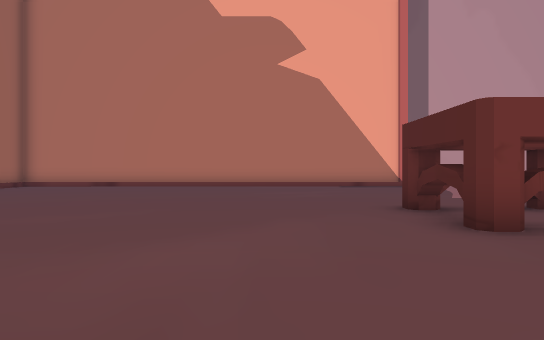
view 1 (above)

24 first-person views from a walk through a scene from a Unity 3-D project. The camera is 1.5 m above the floor, looks level and sees 70° across. The floor is counted in squares, 2 m on a side. Each view is taken from the middle of a square. On the plan, view 1 faces up. The plan holds only what a view shows up to about 12 squares ahead; the rest is blank. The place goes on beyond the plan. Some animated figures are left out.

view 2
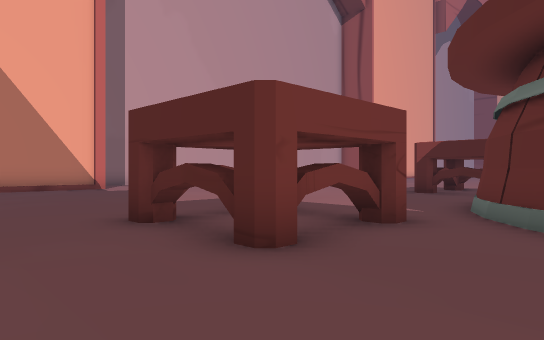

view 3
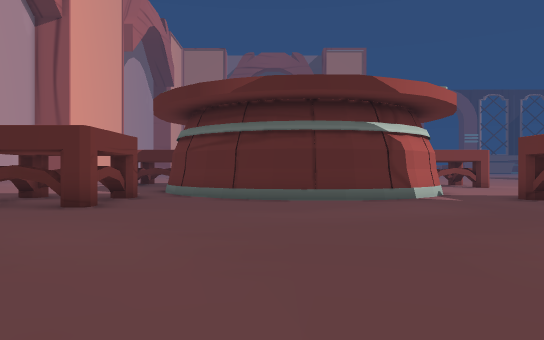

view 4
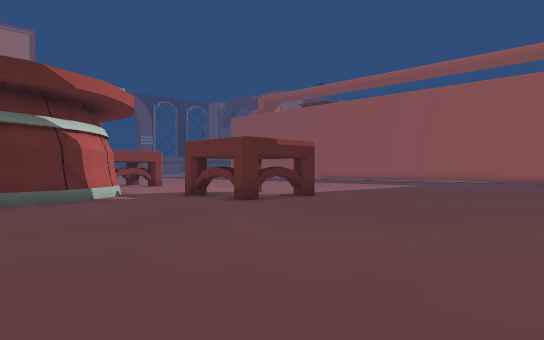

view 5
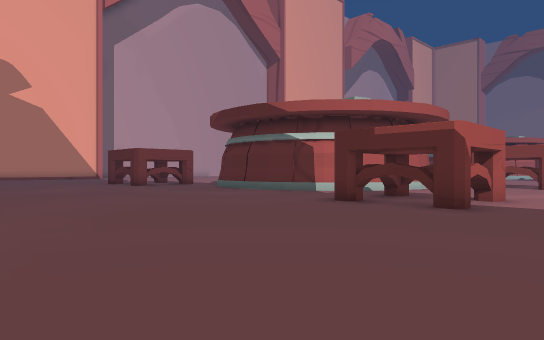

view 6
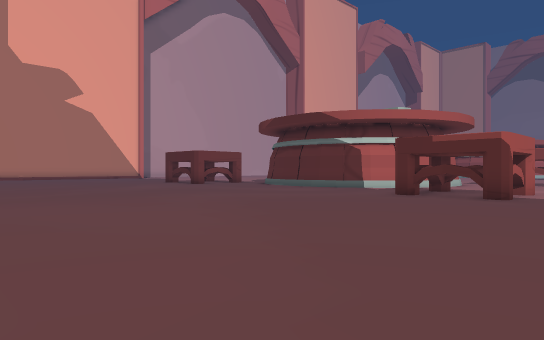

view 7
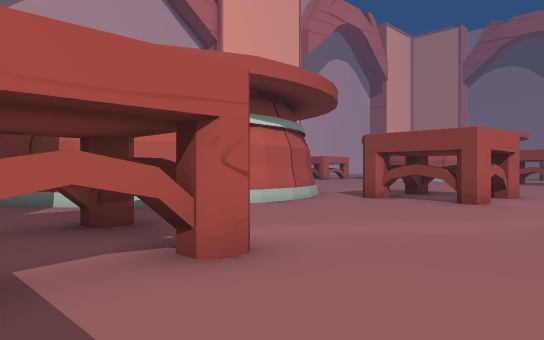

view 8
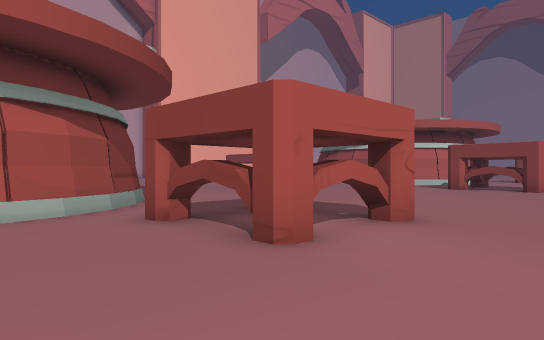

view 9
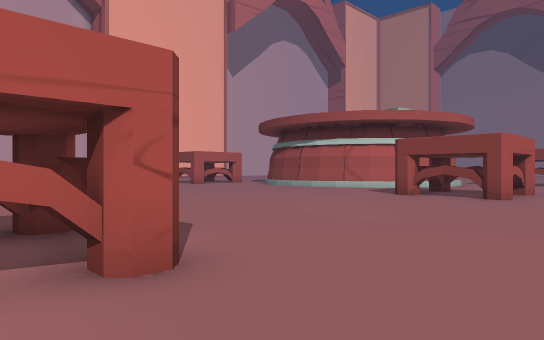

view 10
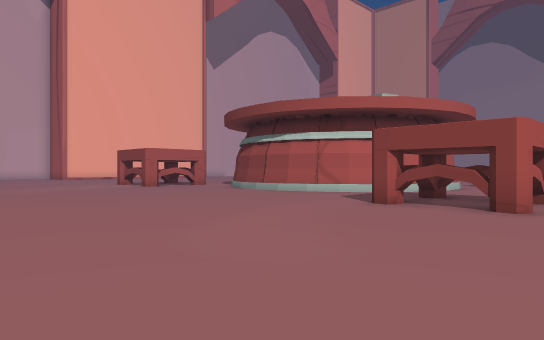

view 11
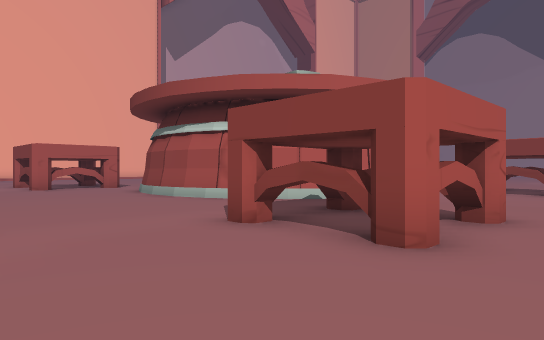

view 12
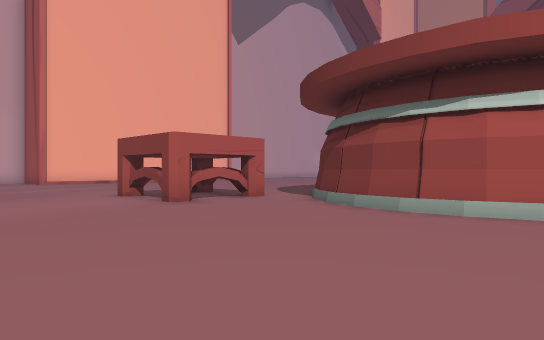

view 13
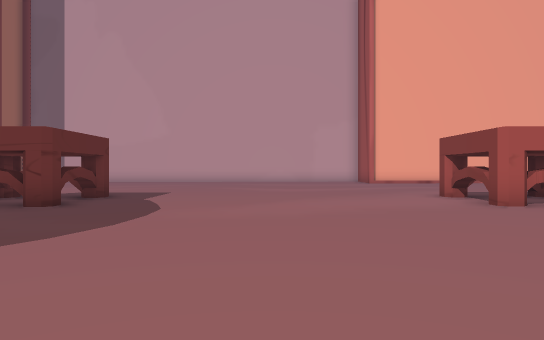

view 14
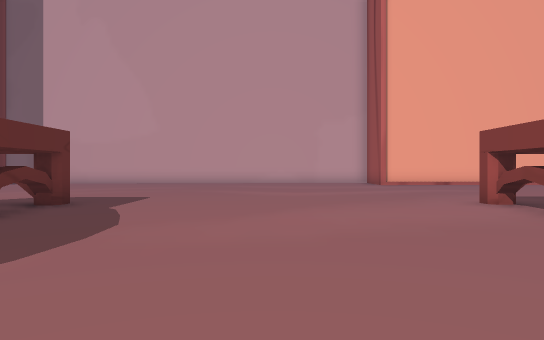

view 15
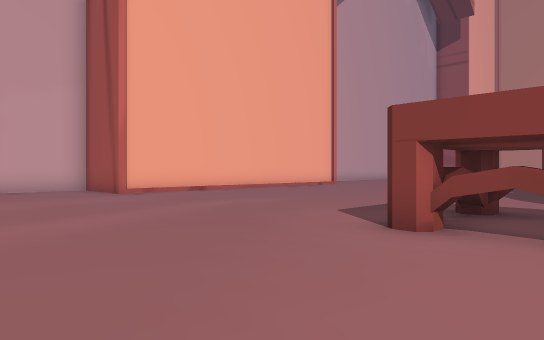

view 16
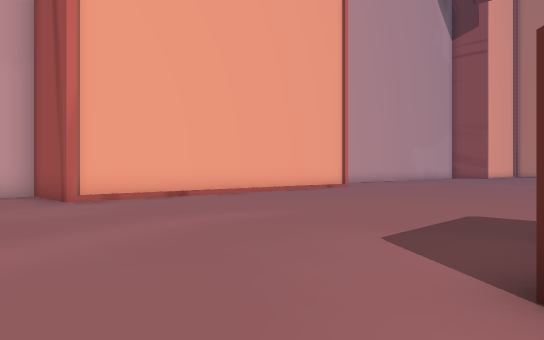

view 17
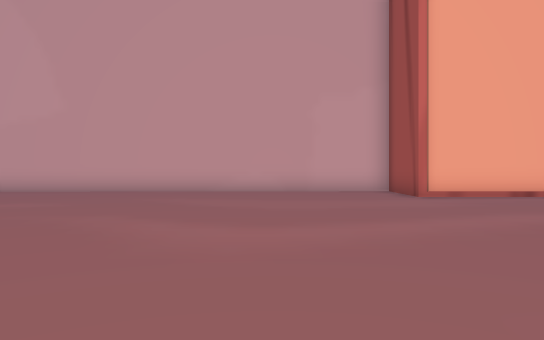

view 18
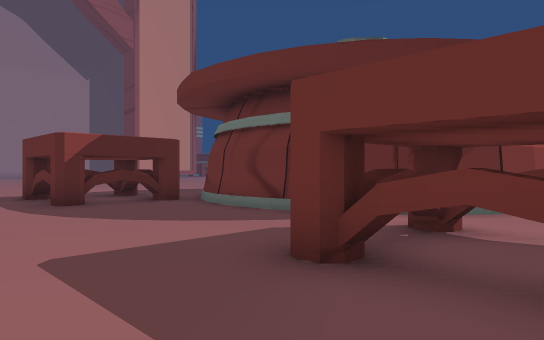

view 19
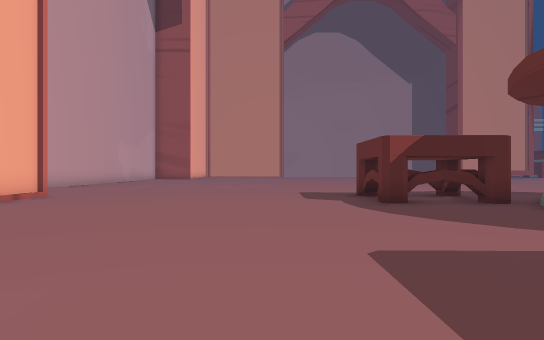

view 20
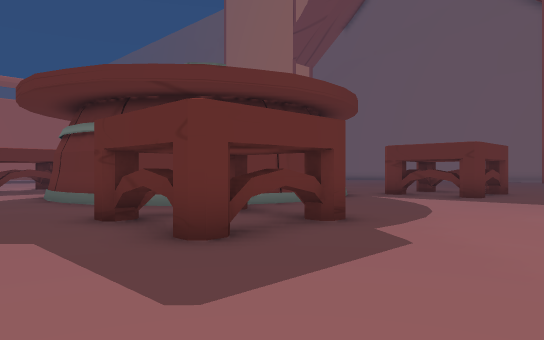

view 21
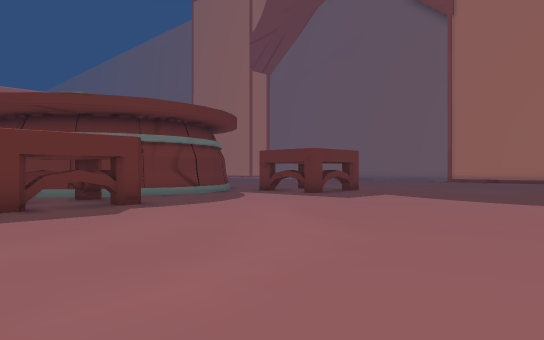

view 22
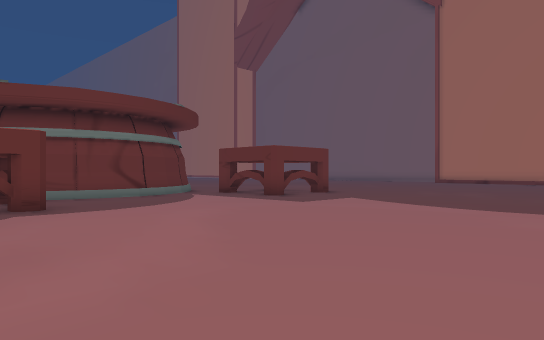

view 23
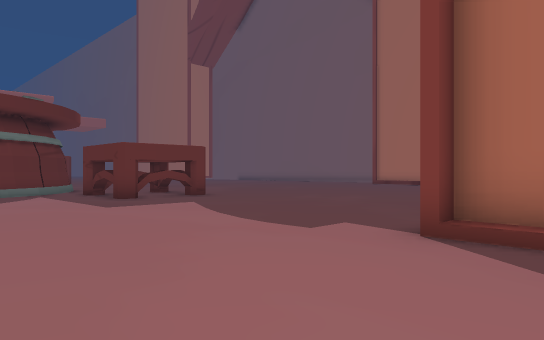

view 24
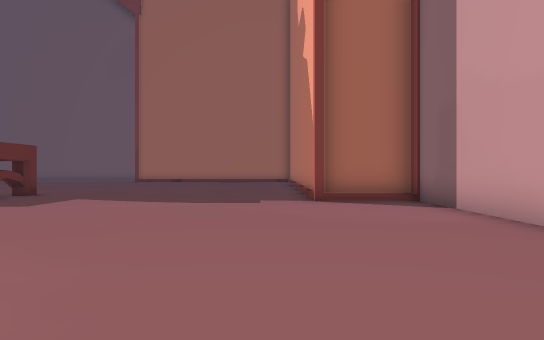

### Floor plan
Key: @ floor where view 1 was taken; # wall or solid block; . main floor; : floor 0.25 m higher than the main floor; O other object.
Columns run from 8 left of view 1 to 36 right of it. Each row starts with its distance up from view 1.
 19              ######          ####
 18              #::::::::::::::::::#
 17              #::::::::::::::::::#
 16            ###::::::::::::::::::######   ##::
 15           :::::::::::::::::::::::::::::::::::
 14          ::::::::::::::::::::::::::::::::::::
 13        ....::::::::::::::::::::::::::::::::::
 12 ...............::::::::::::::::::::::::::::::
 11 ..................:::::::::::::::::::::::::::
 10  ....................::::::::::::::::::::::::
  9   ......................:::::::::::::::::::::
  8   .........................::::::::::::::::::
  7    ........OOO......OOO.......::OOO::::::OOO:
  6     .......O.O......O.O.........O.O::::::O:O:
  5     .......OOO......OOO.........OOO..::::OOO:
  4      ..........#####................#####::::
  3      .........##   ##..............##     .:
  2   ...........##     ##............##
  1   ...........#       #............#
  0   ......@....#       #............#
 -1   ...........#       #............#
 -2   ...........##      #............##
 -3  .............##    ##.............##
 -4  ..............######...............##
 -5  ...................................
 -6  ..........OOO......OOO.........OOO....
 -7  ..........O.O......O.O.........O.O......O
 -8 ...........OOO......OOO.........OOO......O
 -9 .....................................
-10  ...............................
-11 . .. ....  . ..  . ... ..

Positions as (right, up) in squares from view 1, and headings:
1: (0, 0), facing up
2: (0, 2), facing up-right
3: (-5, 1), facing right
4: (-5, 1), facing down-right
5: (-5, -11), facing up-right
6: (-8, -11), facing up-right
7: (3, -11), facing up-right
8: (9, -11), facing up-right
9: (13, -11), facing up-right
10: (16, -10), facing up-right
11: (20, -10), facing up-right
12: (19, -3), facing up-right
13: (19, -3), facing up
14: (19, -1), facing up
15: (19, 5), facing up-right
16: (21, 7), facing up-right
17: (20, 6), facing up
18: (24, 10), facing down-right
19: (24, 10), facing right
20: (17, 11), facing down-left
21: (16, 16), facing down-left
22: (14, 16), facing down-left
23: (10, 18), facing down-left
24: (15, 15), facing left
